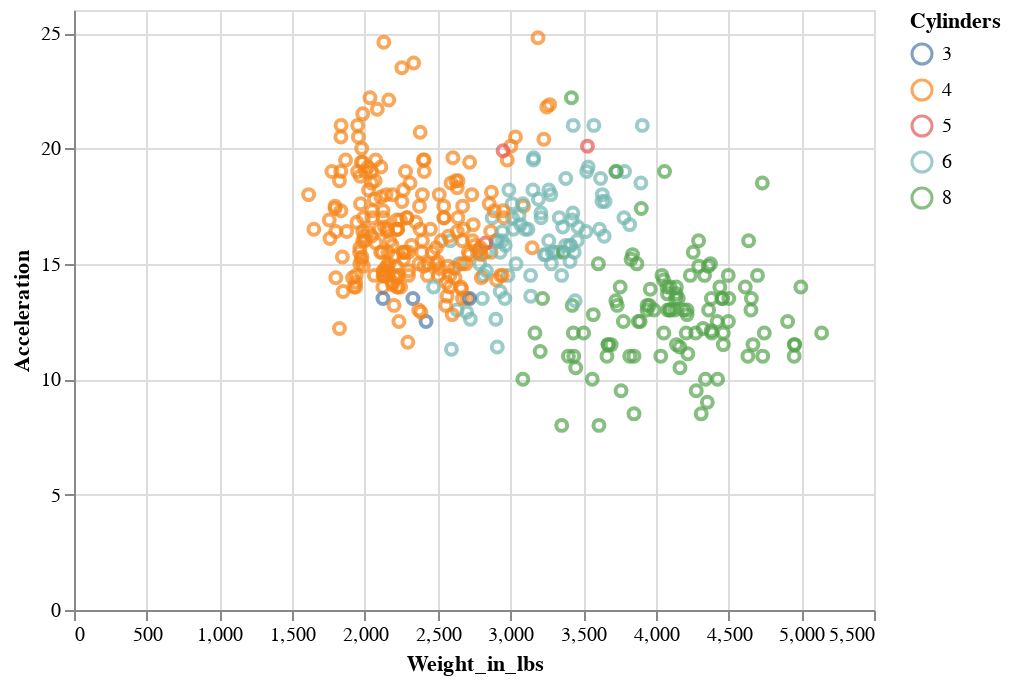

Notebook source saved alongside this figure:
### Markdown cell above
First, let's explore what makes a car perform well. In this case, the `Acceleration` column will be used as proxy for performance. First, let's look at how acceleration is related to weight and the number of cylinders:

### Code cell
alt.Chart(cars).mark_point().encode(
    x='Weight_in_lbs',
    y='Acceleration',
    color='Cylinders:N'
)

### Figure 1 — Vega-Lite specification as saved in the notebook (floating-point values rounded to 4 significant figures; data arrays with more than 128 entries replaced by an {"elided": "..."} marker saying what was removed)
{"$schema": "https://vega.github.io/schema/vega-lite/v2.6.0.json", "config": {"view": {"height": 300, "width": 400}}, "data": {"name": "data-f02450ab61490a1363517a0190416235"}, "datasets": {"data-f02450ab61490a1363517a0190416235": {"elided": "406 records"}}, "encoding": {"color": {"field": "Cylinders", "type": "nominal"}, "x": {"field": "Weight_in_lbs", "type": "quantitative"}, "y": {"field": "Acceleration", "type": "quantitative"}}, "mark": "point"}
